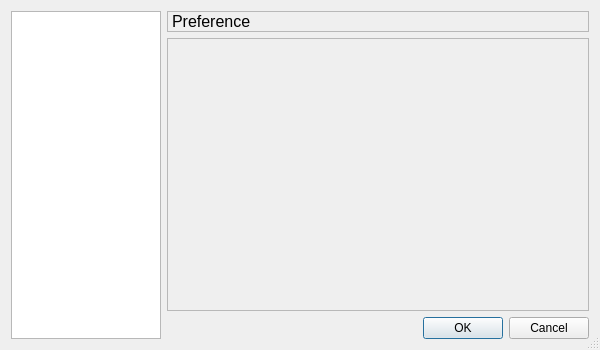
<ui version="4.0" >
 <class>PreferenceDialog</class>
 <widget class="QDialog" name="PreferenceDialog" >
  <property name="windowModality" >
   <enum>Qt::NonModal</enum>
  </property>
  <property name="geometry" >
   <rect>
    <x>0</x>
    <y>0</y>
    <width>600</width>
    <height>350</height>
   </rect>
  </property>
  <property name="windowTitle" >
   <string>Preferences</string>
  </property>
  <property name="autoFillBackground" >
   <bool>false</bool>
  </property>
  <property name="sizeGripEnabled" >
   <bool>true</bool>
  </property>
  <property name="modal" >
   <bool>true</bool>
  </property>
  <layout class="QGridLayout" name="gridLayout" >
   <item rowspan="3" row="0" column="0" >
    <widget class="QTreeWidget" name="_preferencesTree" >
     <property name="sizePolicy" >
      <sizepolicy vsizetype="Expanding" hsizetype="Preferred" >
       <horstretch>0</horstretch>
       <verstretch>0</verstretch>
      </sizepolicy>
     </property>
     <property name="minimumSize" >
      <size>
       <width>0</width>
       <height>0</height>
      </size>
     </property>
     <property name="maximumSize" >
      <size>
       <width>150</width>
       <height>16777215</height>
      </size>
     </property>
     <property name="selectionBehavior" >
      <enum>QAbstractItemView::SelectRows</enum>
     </property>
     <property name="headerHidden" >
      <bool>true</bool>
     </property>
     <column>
      <property name="text" >
       <string>1</string>
      </property>
     </column>
    </widget>
   </item>
   <item row="0" column="1" >
    <widget class="QLabel" name="_preferenceTitle" >
     <property name="sizePolicy" >
      <sizepolicy vsizetype="Fixed" hsizetype="Preferred" >
       <horstretch>0</horstretch>
       <verstretch>0</verstretch>
      </sizepolicy>
     </property>
     <property name="font" >
      <font>
       <family>Arial</family>
       <pointsize>12</pointsize>
       <weight>50</weight>
       <bold>false</bold>
       <stylestrategy>PreferAntialias</stylestrategy>
       <kerning>false</kerning>
      </font>
     </property>
     <property name="frameShape" >
      <enum>QFrame::StyledPanel</enum>
     </property>
     <property name="frameShadow" >
      <enum>QFrame::Plain</enum>
     </property>
     <property name="lineWidth" >
      <number>1</number>
     </property>
     <property name="midLineWidth" >
      <number>0</number>
     </property>
     <property name="text" >
      <string>Preference</string>
     </property>
    </widget>
   </item>
   <item row="1" column="1" >
    <widget class="QScrollArea" name="_preferencesArea" >
     <property name="sizePolicy" >
      <sizepolicy vsizetype="Preferred" hsizetype="Preferred" >
       <horstretch>0</horstretch>
       <verstretch>0</verstretch>
      </sizepolicy>
     </property>
     <property name="frameShape" >
      <enum>QFrame::StyledPanel</enum>
     </property>
     <property name="frameShadow" >
      <enum>QFrame::Plain</enum>
     </property>
     <property name="lineWidth" >
      <number>0</number>
     </property>
     <property name="widgetResizable" >
      <bool>true</bool>
     </property>
     <property name="alignment" >
      <set>Qt::AlignLeading|Qt::AlignLeft|Qt::AlignTop</set>
     </property>
     <widget class="QWidget" name="_preferencesAreaContext" >
      <property name="geometry" >
       <rect>
        <x>0</x>
        <y>0</y>
        <width>424</width>
        <height>271</height>
       </rect>
      </property>
     </widget>
    </widget>
   </item>
   <item row="2" column="1" >
    <widget class="QDialogButtonBox" name="buttonBox" >
     <property name="orientation" >
      <enum>Qt::Horizontal</enum>
     </property>
     <property name="standardButtons" >
      <set>QDialogButtonBox::Cancel|QDialogButtonBox::Ok</set>
     </property>
    </widget>
   </item>
  </layout>
 </widget>
 <resources/>
 <connections>
  <connection>
   <sender>buttonBox</sender>
   <signal>accepted()</signal>
   <receiver>PreferenceDialog</receiver>
   <slot>accept()</slot>
   <hints>
    <hint type="sourcelabel" >
     <x>248</x>
     <y>254</y>
    </hint>
    <hint type="destinationlabel" >
     <x>157</x>
     <y>274</y>
    </hint>
   </hints>
  </connection>
  <connection>
   <sender>buttonBox</sender>
   <signal>rejected()</signal>
   <receiver>PreferenceDialog</receiver>
   <slot>reject()</slot>
   <hints>
    <hint type="sourcelabel" >
     <x>316</x>
     <y>260</y>
    </hint>
    <hint type="destinationlabel" >
     <x>286</x>
     <y>274</y>
    </hint>
   </hints>
  </connection>
 </connections>
</ui>
